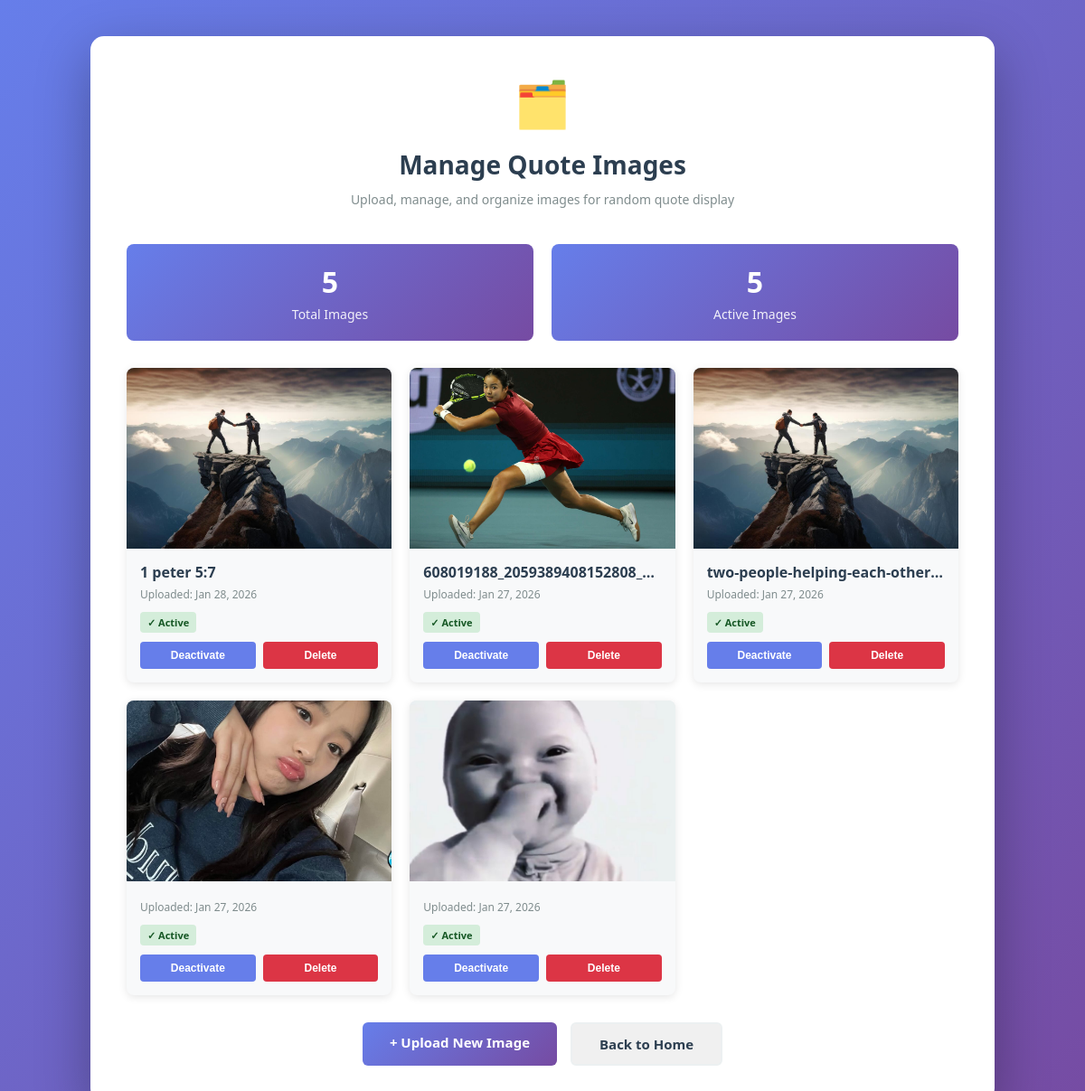
/quotes/manage-images/ (signed in), run on the app's committed database.
### motivational_quotes/models.py (models this page shows, shortened)
class QuoteImage(models.Model):
    image = models.ImageField(
        upload_to='quote_images/',
        help_text="Upload an image to be randomly attached to quotes"
    )
    title = models.CharField(
        max_length=255,
        blank=True,
        help_text="Optional title for this image"
    )
    uploaded_at = models.DateTimeField(auto_now_add=True)
    is_active = models.BooleanField(default=True, help_text="Use this image for random selection")
    class Meta:
        ordering = ['-uploaded_at']
        verbose_name_plural = "Quote Images"

### motivational_quotes/views.py (the view, shortened to what this page needs)
# urls.py: path('manage-images/', views.manage_images, name='manage_images'),
@login_required
def manage_images(request):
    if not request.user.is_staff:
        messages.error(request, 'You do not have permission to access this page.')
        return redirect('home')
    images = QuoteImage.objects.all()
    context = {
        'images': images,
        'total_images': images.count(),
        'active_images': images.filter(is_active=True).count(),
    }
    return render(request, 'motivational_quotes/manage_images.html', context)

### motivational_quotes/templates/motivational_quotes/manage_images.html (shortened to what this page needs)
<!DOCTYPE html>
<html lang="en">
<head>
</head>
<body>
    <div class="container">
        <div class="header">
            <div class="icon">🗂️</div>
            <h1>Manage Quote Images</h1>
            <p class="subtitle">Upload, manage, and organize images for random quote display</p>
        </div>
        <div class="stats">
            <div class="stat-card">
                <div class="stat-number">{{ total_images }}</div>
                <div class="stat-label">Total Images</div>
            </div>
            <div class="stat-card">
                <div class="stat-number">{{ active_images }}</div>
                <div class="stat-label">Active Images</div>
            </div>
        </div>
        {% if images %}
            <div class="images-grid">
                {% for image in images %}
                    <div class="image-card">
                        <div class="image-container">
                            <img src="{{ image.image.url }}" alt="{{ image.title }}" />
                        </div>
                        <div class="image-info">
                            <div class="image-title" title="{{ image.title }}">{{ image.title }}</div>
                            <div class="image-meta">
                                Uploaded: {{ image.uploaded_at|date:"M d, Y" }}
                            </div>
                            <div class="status-badge {% if image.is_active %}status-active{% else %}status-inactive{% endif %}">
                                {% if image.is_active %}✓ Active{% else %}✕ Inactive{% endif %}
                            </div>
                            <form method="POST" style="display: contents;">
                                <div class="action-buttons">
                                    <button type="submit" name="action" value="toggle" class="btn btn-toggle">
                                        {% if image.is_active %}Deactivate{% else %}Activate{% endif %}
                                    </button>
                                    <button type="submit" name="action" value="delete" class="btn btn-delete" onclick="return confirm('Are you sure you want to delete this image?')">
                                        Delete
                                    </button>
                                </div>
                            </form>
                        </div>
                    </div>
                {% endfor %}
            </div>
        {% else %}
            <div class="empty-state">
                <div class="empty-state-icon">📸</div>
                <h2 style="color: #2c3e50; margin-bottom: 10px;">No images yet</h2>
                <p>Upload your first image to get started!</p>
            </div>
        {% endif %}
        <div class="buttons">
            <a href="{% url 'upload_quote_image' %}" class="btn-primary">+ Upload New Image</a>
            <a href="{% url 'home' %}" class="btn-secondary">Back to Home</a>
        </div>
    </div>
</body>
</html>

### motivational_quotes/templates/motivational_quotes/manage_images.html (style rules this page uses)
* { margin: 0; padding: 0; box-sizing: border-box; }
body { font-family: 'Segoe UI', Tahoma, Geneva, Verdana, sans-serif; background: linear-gradient(135deg, #667eea 0%, #764ba2 100%); min-height: 100vh; padding: 40px 20px; }
.container { max-width: 1000px; margin: 0 auto; background: white; border-radius: 15px; box-shadow: 0 20px 60px rgba(0, 0, 0, 0.3); padding: 40px; }
.header { margin-bottom: 40px; text-align: center; }
.icon { font-size: 50px; margin-bottom: 15px; }
h1 { color: #2c3e50; font-size: 28px; margin-bottom: 10px; }
.subtitle { color: #7f8c8d; font-size: 14px; }
.stats { display: grid; grid-template-columns: 1fr 1fr; gap: 20px; margin-bottom: 30px; }
.stat-card { background: linear-gradient(135deg, #667eea 0%, #764ba2 100%); color: white; padding: 20px; border-radius: 8px; text-align: center; }
.stat-number { font-size: 32px; font-weight: 700; margin-bottom: 5px; }
.stat-label { font-size: 14px; opacity: 0.9; }
.images-grid { display: grid; grid-template-columns: repeat(auto-fill, minmax(280px, 1fr)); gap: 20px; margin-bottom: 30px; }
.image-card { background: #f8f9fa; border-radius: 8px; overflow: hidden; box-shadow: 0 2px 10px rgba(0, 0, 0, 0.1); transition: transform 0.3s ease; }
.image-container { width: 100%; height: 200px; background: #e9ecef; display: flex; align-items: center; justify-content: center; overflow: hidden; }
.image-container img { width: 100%; height: 100%; object-fit: cover; }
.image-info { padding: 15px; }
.image-title { font-weight: 600; color: #2c3e50; margin-bottom: 5px; white-space: nowrap; overflow: hidden; text-overflow: ellipsis; }
.image-meta { font-size: 12px; color: #7f8c8d; margin-bottom: 10px; }
.status-badge { display: inline-block; padding: 4px 8px; border-radius: 4px; font-size: 11px; font-weight: 600; margin-bottom: 10px; }
.status-active { background: #d4edda; color: #155724; }
.action-buttons { display: flex; gap: 8px; }
.btn { flex: 1; padding: 8px; border: none; border-radius: 4px; font-size: 12px; font-weight: 600; cursor: pointer; text-decoration: none; display: inline-block; transition: all 0.2s ease; }
.btn-toggle { background: #667eea; color: white; }
.btn-delete { background: #dc3545; color: white; }
.buttons { display: flex; gap: 15px; margin-top: 30px; flex-wrap: wrap; justify-content: center; }
.btn-primary { padding: 12px 30px; background: linear-gradient(135deg, #667eea 0%, #764ba2 100%); color: white; border: none; border-radius: 6px; font-size: 15px; font-weight: 600; cursor: pointer; text-decoration: none; display: inline-block; transition: all 0.3s ease; }
.btn-secondary { padding: 12px 30px; background: #f0f0f0; color: #2c3e50; border: 2px solid #ecf0f1; border-radius: 6px; font-size: 15px; font-weight: 600; cursor: pointer; text-decoration: none; display: inline-block; transition: all 0.3s ease; }

### data on the page
QuoteImage: image (picture), title "1 peter 5:7", uploaded_at "Jan 28, 2026", is_active "✓ Active"
QuoteImage: image (picture), title "608019188_2059389408152808_…", uploaded_at "Jan 27, 2026", is_active "✓ Active"
QuoteImage: image (picture), title "two-people-helping-each-other…", uploaded_at "Jan 27, 2026", is_active "✓ Active"
QuoteImage: image (picture), uploaded_at "Jan 27, 2026", is_active "✓ Active"
QuoteImage: image (picture), uploaded_at "Jan 27, 2026", is_active "✓ Active"

### other printed values
{{ total_images }} "5"
{{ active_images }} "5"
